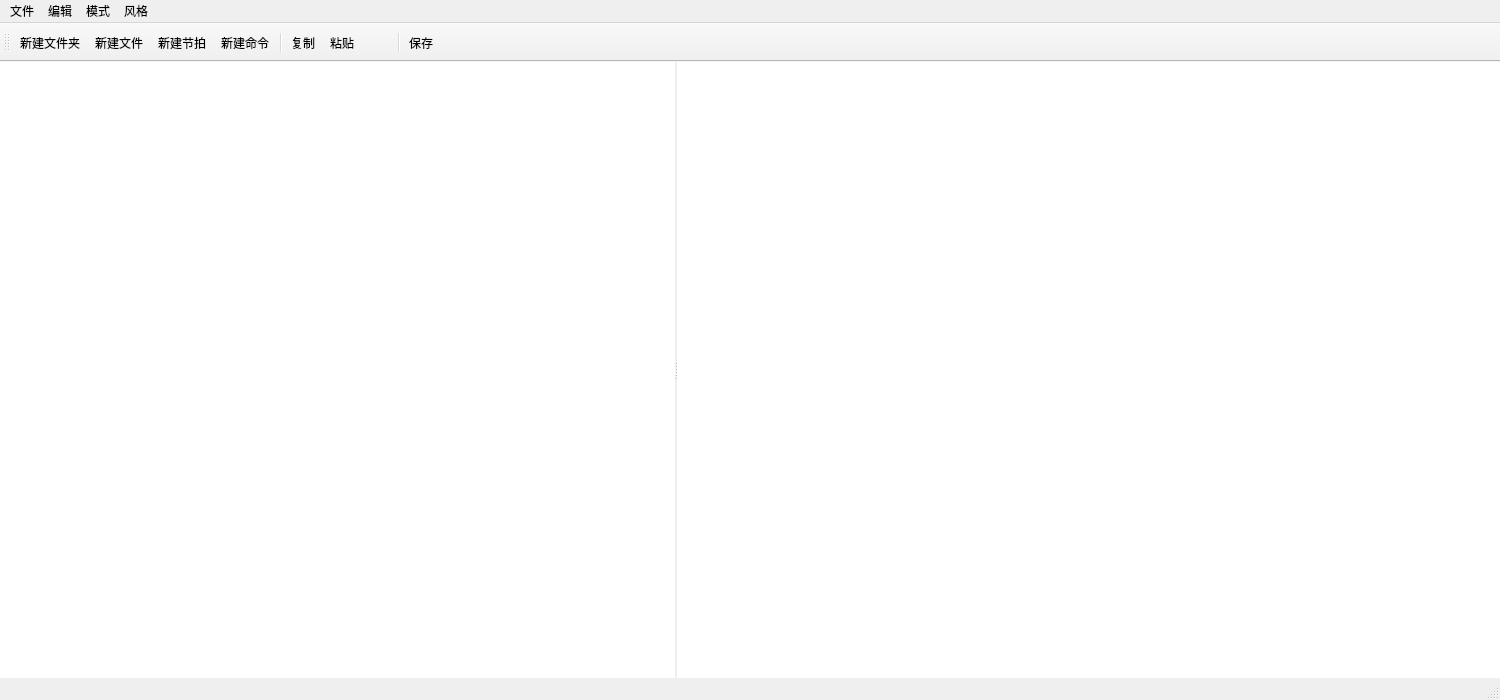
<?xml version="1.0" encoding="UTF-8"?>
<ui version="4.0">
 <class>MainWindow</class>
 <widget class="QMainWindow" name="MainWindow">
  <property name="geometry">
   <rect>
    <x>0</x>
    <y>0</y>
    <width>1500</width>
    <height>700</height>
   </rect>
  </property>
  <property name="windowTitle">
   <string>MainWindow</string>
  </property>
  <widget class="QWidget" name="centralWidget">
   <layout class="QHBoxLayout" name="horizontalLayout">
    <property name="spacing">
     <number>0</number>
    </property>
    <property name="leftMargin">
     <number>0</number>
    </property>
    <property name="topMargin">
     <number>0</number>
    </property>
    <property name="rightMargin">
     <number>0</number>
    </property>
    <property name="bottomMargin">
     <number>0</number>
    </property>
    <item>
     <widget class="QSplitter" name="splitter">
      <property name="orientation">
       <enum>Qt::Horizontal</enum>
      </property>
      <property name="handleWidth">
       <number>2</number>
      </property>
      <widget class="TreeView" name="treeView">
       <property name="sizePolicy">
        <sizepolicy hsizetype="Preferred" vsizetype="Expanding">
         <horstretch>0</horstretch>
         <verstretch>0</verstretch>
        </sizepolicy>
       </property>
       <property name="maximumSize">
        <size>
         <width>16777215</width>
         <height>16777215</height>
        </size>
       </property>
       <property name="sizeIncrement">
        <size>
         <width>0</width>
         <height>0</height>
        </size>
       </property>
       <property name="frameShape">
        <enum>QFrame::NoFrame</enum>
       </property>
       <property name="frameShadow">
        <enum>QFrame::Plain</enum>
       </property>
      </widget>
      <widget class="QStackedWidget" name="stackedWidget">
       <property name="sizeIncrement">
        <size>
         <width>0</width>
         <height>0</height>
        </size>
       </property>
       <property name="currentIndex">
        <number>1</number>
       </property>
       <widget class="QWidget" name="page_1">
        <layout class="QHBoxLayout" name="horizontalLayout_2">
         <property name="leftMargin">
          <number>0</number>
         </property>
         <property name="topMargin">
          <number>0</number>
         </property>
         <property name="rightMargin">
          <number>0</number>
         </property>
         <property name="bottomMargin">
          <number>0</number>
         </property>
         <item>
          <widget class="BeatArrow" name="beatArrow" native="true">
           <property name="minimumSize">
            <size>
             <width>50</width>
             <height>0</height>
            </size>
           </property>
           <property name="maximumSize">
            <size>
             <width>50</width>
             <height>16777215</height>
            </size>
           </property>
          </widget>
         </item>
         <item>
          <widget class="GraphicsView" name="graphicsView">
           <property name="focusPolicy">
            <enum>Qt::StrongFocus</enum>
           </property>
          </widget>
         </item>
        </layout>
       </widget>
       <widget class="QWidget" name="page_2">
        <layout class="QHBoxLayout" name="horizontalLayout_4">
         <property name="leftMargin">
          <number>0</number>
         </property>
         <property name="topMargin">
          <number>0</number>
         </property>
         <property name="rightMargin">
          <number>0</number>
         </property>
         <property name="bottomMargin">
          <number>0</number>
         </property>
         <item>
          <widget class="TreeViewR" name="treeView_beatAndCommand">
           <property name="frameShape">
            <enum>QFrame::NoFrame</enum>
           </property>
           <property name="frameShadow">
            <enum>QFrame::Plain</enum>
           </property>
          </widget>
         </item>
        </layout>
       </widget>
      </widget>
     </widget>
    </item>
   </layout>
  </widget>
  <widget class="QMenuBar" name="menuBar">
   <property name="geometry">
    <rect>
     <x>0</x>
     <y>0</y>
     <width>1500</width>
     <height>23</height>
    </rect>
   </property>
   <widget class="QMenu" name="menu">
    <property name="title">
     <string>文件</string>
    </property>
    <addaction name="separator"/>
    <addaction name="action_newDir"/>
    <addaction name="action_newFile"/>
    <addaction name="action_newBeat"/>
    <addaction name="action_newCommand"/>
    <addaction name="action_save"/>
   </widget>
   <widget class="QMenu" name="menu_2">
    <property name="title">
     <string>编辑</string>
    </property>
    <addaction name="action_modify"/>
    <addaction name="action_delete"/>
    <addaction name="action_modifyBeat"/>
    <addaction name="action_modifyCommand"/>
    <addaction name="action_copy"/>
    <addaction name="action_paste"/>
   </widget>
   <widget class="QMenu" name="menu_3">
    <property name="title">
     <string>模式</string>
    </property>
    <addaction name="action_beatBased"/>
    <addaction name="action_timeBased"/>
    <addaction name="action_based"/>
   </widget>
   <widget class="QMenu" name="menu_4">
    <property name="title">
     <string>风格</string>
    </property>
    <addaction name="action_arrow"/>
    <addaction name="action_table"/>
   </widget>
   <addaction name="menu"/>
   <addaction name="menu_2"/>
   <addaction name="menu_3"/>
   <addaction name="menu_4"/>
  </widget>
  <widget class="QToolBar" name="mainToolBar">
   <attribute name="toolBarArea">
    <enum>TopToolBarArea</enum>
   </attribute>
   <attribute name="toolBarBreak">
    <bool>false</bool>
   </attribute>
   <addaction name="action_newDir"/>
   <addaction name="action_newFile"/>
   <addaction name="action_newBeat"/>
   <addaction name="action_newCommand"/>
   <addaction name="separator"/>
   <addaction name="action_copy"/>
   <addaction name="action_paste"/>
   <addaction name="action_based"/>
   <addaction name="separator"/>
   <addaction name="action_save"/>
  </widget>
  <widget class="QStatusBar" name="statusBar"/>
  <action name="action_newDir">
   <property name="icon">
    <iconset>
     <normaloff>:/img/new_dir.png</normaloff>:/img/new_dir.png</iconset>
   </property>
   <property name="text">
    <string>新建文件夹</string>
   </property>
  </action>
  <action name="action_newFile">
   <property name="icon">
    <iconset>
     <normaloff>:/img/new_file.png</normaloff>:/img/new_file.png</iconset>
   </property>
   <property name="text">
    <string>新建文件</string>
   </property>
  </action>
  <action name="action_newBeat">
   <property name="icon">
    <iconset>
     <normaloff>:/img/new_beat.png</normaloff>:/img/new_beat.png</iconset>
   </property>
   <property name="text">
    <string>新建节拍</string>
   </property>
  </action>
  <action name="action_newCommand">
   <property name="icon">
    <iconset>
     <normaloff>:/img/new_command.png</normaloff>:/img/new_command.png</iconset>
   </property>
   <property name="text">
    <string>新建命令</string>
   </property>
  </action>
  <action name="action_delete">
   <property name="icon">
    <iconset resource="../ResourceTool/raw_resources/mainprogram/fmuverifier/resource.qrc">
     <normaloff>:/img/delete.png</normaloff>:/img/delete.png</iconset>
   </property>
   <property name="text">
    <string>删除</string>
   </property>
   <property name="toolTip">
    <string>删除</string>
   </property>
   <property name="shortcut">
    <string>Del</string>
   </property>
  </action>
  <action name="action_save">
   <property name="icon">
    <iconset>
     <normaloff>:/img/save.png</normaloff>:/img/save.png</iconset>
   </property>
   <property name="text">
    <string>保存</string>
   </property>
  </action>
  <action name="action_modify">
   <property name="icon">
    <iconset>
     <normaloff>:/img/modify.png</normaloff>:/img/modify.png</iconset>
   </property>
   <property name="text">
    <string>编辑文件&amp;&amp;文件夹</string>
   </property>
  </action>
  <action name="action_modifyBeat">
   <property name="icon">
    <iconset>
     <normaloff>:/img/modify.png</normaloff>:/img/modify.png</iconset>
   </property>
   <property name="text">
    <string>编辑节拍</string>
   </property>
  </action>
  <action name="action_modifyCommand">
   <property name="icon">
    <iconset>
     <normaloff>:/img/modify.png</normaloff>:/img/modify.png</iconset>
   </property>
   <property name="text">
    <string>编辑命令</string>
   </property>
  </action>
  <action name="action_beatBased">
   <property name="checkable">
    <bool>true</bool>
   </property>
   <property name="checked">
    <bool>true</bool>
   </property>
   <property name="text">
    <string>基于节拍</string>
   </property>
  </action>
  <action name="action_timeBased">
   <property name="checkable">
    <bool>true</bool>
   </property>
   <property name="text">
    <string>基于时间</string>
   </property>
  </action>
  <action name="action_arrow">
   <property name="checkable">
    <bool>true</bool>
   </property>
   <property name="checked">
    <bool>false</bool>
   </property>
   <property name="text">
    <string>轴线展示</string>
   </property>
  </action>
  <action name="action_table">
   <property name="checkable">
    <bool>true</bool>
   </property>
   <property name="checked">
    <bool>true</bool>
   </property>
   <property name="text">
    <string>表格展示</string>
   </property>
  </action>
  <action name="action_copy">
   <property name="icon">
    <iconset>
     <normaloff>:/img/copy.png</normaloff>:/img/copy.png</iconset>
   </property>
   <property name="text">
    <string>复制</string>
   </property>
   <property name="shortcut">
    <string>Ctrl+C</string>
   </property>
  </action>
  <action name="action_paste">
   <property name="icon">
    <iconset>
     <normaloff>:/img/paste.png</normaloff>:/img/paste.png</iconset>
   </property>
   <property name="text">
    <string>粘贴</string>
   </property>
   <property name="shortcut">
    <string>Ctrl+V</string>
   </property>
  </action>
  <action name="action_based">
   <property name="icon">
    <iconset>
     <normaloff>:/img/switch.png</normaloff>:/img/switch.png</iconset>
   </property>
   <property name="text">
    <string/>
   </property>
   <property name="toolTip">
    <string>切换显示模式：节拍/时间/标准时间</string>
   </property>
  </action>
 </widget>
 <layoutdefault spacing="6" margin="11"/>
 <customwidgets>
  <customwidget>
   <class>BeatArrow</class>
   <extends>QWidget</extends>
   <header>beat_arrow.h</header>
   <container>1</container>
  </customwidget>
  <customwidget>
   <class>GraphicsView</class>
   <extends>QGraphicsView</extends>
   <header>graphics_view.h</header>
  </customwidget>
  <customwidget>
   <class>TreeView</class>
   <extends>QTreeView</extends>
   <header>treeview.h</header>
  </customwidget>
  <customwidget>
   <class>TreeViewR</class>
   <extends>QTreeView</extends>
   <header>treeviewr.h</header>
  </customwidget>
 </customwidgets>
 <resources>
  <include location="../ResourceTool/raw_resources/mainprogram/fmuverifier/resource.qrc"/>
 </resources>
 <connections/>
</ui>
